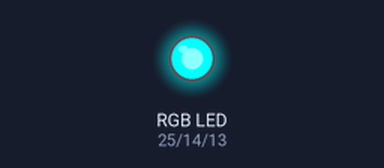
Bench run of a sketch on a simulated ESP32. Shown: an RGB LED mixed from three pins (HIGH = lit).

Above: at 0.1 s.
Timing chart, 0 to 1.6 s (numbered marks = the images above):
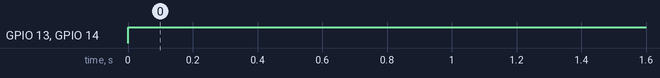

Measured:
- by itself, GPIO 13 (B_pin), GPIO 14 (G_pin): LOW → HIGH at 0.00 s

The sketch:

rgb_test.ino
```cpp
#define R_pin 25
#define G_pin 14
#define B_pin 13

void setup() {
  // put your setup code here, to run once:
  pinMode(R_pin,OUTPUT);
  pinMode(G_pin,OUTPUT);
  pinMode(B_pin,OUTPUT);
}

void loop() {
  digitalWrite(R_pin,LOW);
  digitalWrite(G_pin,HIGH);
  digitalWrite(B_pin,HIGH);
}
```
